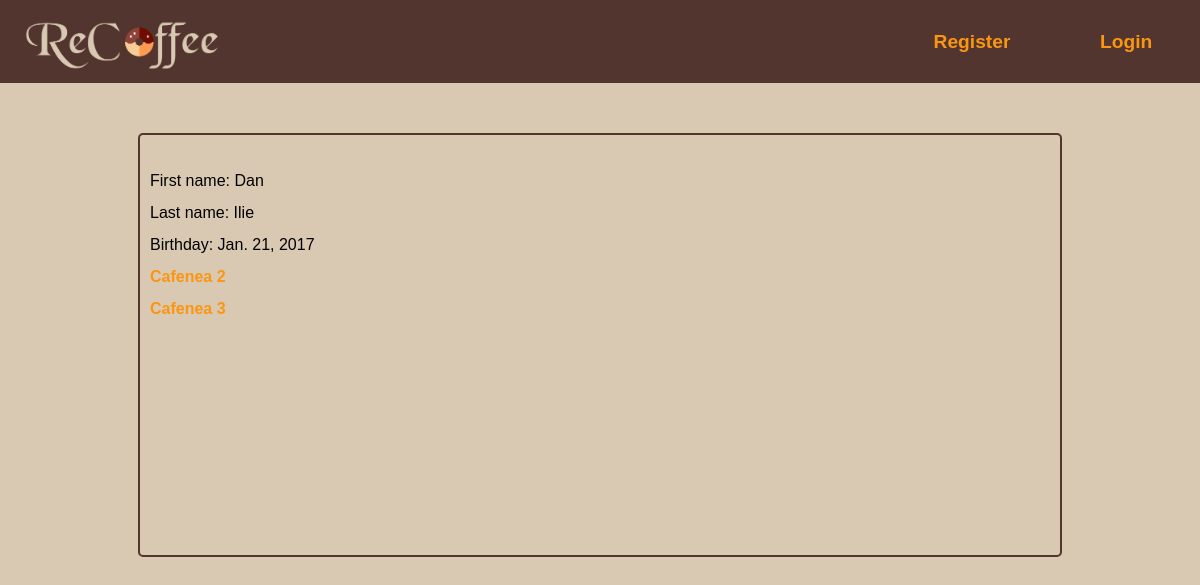
The page /user/1/ on the database its author committed.
### ReCoffee/models.py (models this page shows, shortened)
class UserProfile(models.Model):
    first_name = models.CharField(max_length=20)
    last_name = models.CharField(max_length=20)
    birthday = models.DateField(null=True)
    user = models.OneToOneField(
        User,
        primary_key=True,
        related_name='profile')
    class Meta:
        verbose_name_plural = 'User Profiles'

class Favorite(models.Model):
    user = models.ForeignKey(UserProfile, related_name='favorite')
    shop = models.ForeignKey(ShopProfile, related_name='favorite')
    class Meta:
        unique_together = ('user', 'shop')

class ShopProfile(models.Model):
    name = models.CharField(max_length=50)
    location = models.CharField(max_length=200)
    rating = models.DecimalField(
        default=0,
        max_digits=2,
        decimal_places=1)

### ReCoffee/views.py (the view)
# urls.py: url(r'^user/(?P<pk>\d+)/$', views.user_profile,
def user_profile(request, pk):
    user_profile = models.UserProfile.objects.get(pk=pk)
    fave_list = user_profile.favorite.all()
    context = {'user_profile': user_profile, 'fave_list': fave_list, }
    return render(request, 'ReCoffee/user_profile.html', context)

### ReCoffee/templates/ReCoffee/user_profile.html (shortened to what this page needs)
{% extends 'ReCoffee/base.html' %}
{% block content %}
{% block head%}
<article class="profile">
	<img src="{{ user.profile.avatar.url }}" id="avatar">
	<span> First name: {{ user_profile.first_name }} </span>
	<br><span> Last name: {{ user_profile.last_name }} </span>
	<br><span> Birthday: {{ user_profile.birthday }} </span>
	{% for fave in fave_list %}
		<br>
		<a href="{% url 'shop_profile' fave.shop.pk %}"> {{ fave.shop.name }}</a>
	{% endfor %}
</article>
{% endblock %}
{% endblock %}

### ReCoffee/static/css/main.css (style rules this page uses)
.profile { align-items: center; border: 2px solid #52352E; border-radius: 5px; justify-content: center; line-height: 200%; margin: auto; margin-top: 50px; max-width: 75%; min-height: 400px; padding: 10px; position: relative; }
#avatar { float: right; height: auto; max-width: 200px; max-height: 400px; padding: 10px; }
a { color: #FB9612; font-weight: bold; text-decoration: none; }
body { background-color: #D9C9B3; font-family: Helvetica; margin: 0; }

### rows shown on the page
UserProfile: first_name "Dan", last_name "Ilie", birthday "Jan. 21, 2017"
Favorite: shop.name "Cafenea 2"
Favorite: shop.name "Cafenea 3"
